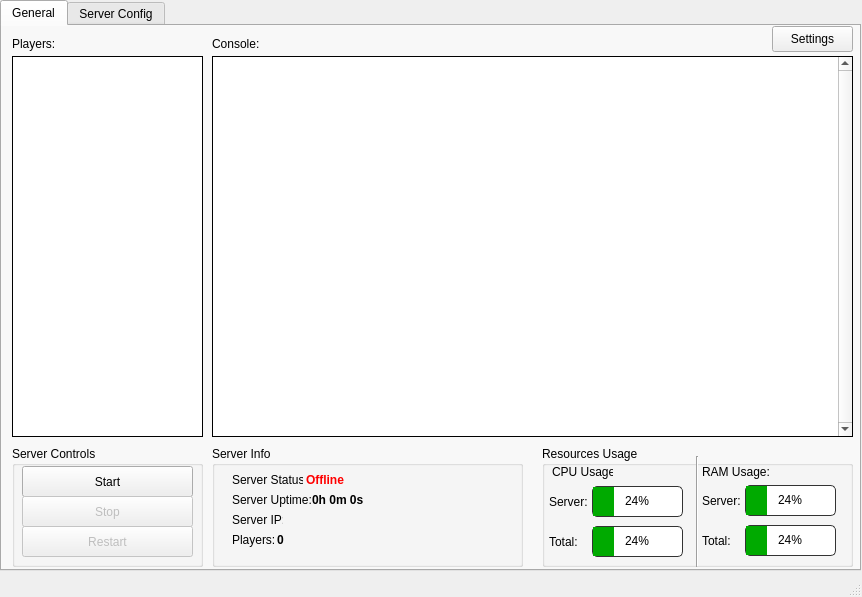
<?xml version="1.0" encoding="UTF-8"?>
<ui version="4.0">
 <class>MainWindow</class>
 <widget class="QMainWindow" name="MainWindow">
  <property name="geometry">
   <rect>
    <x>0</x>
    <y>0</y>
    <width>862</width>
    <height>597</height>
   </rect>
  </property>
  <property name="minimumSize">
   <size>
    <width>862</width>
    <height>597</height>
   </size>
  </property>
  <property name="maximumSize">
   <size>
    <width>862</width>
    <height>597</height>
   </size>
  </property>
  <property name="windowTitle">
   <string>Starbound Server Manager</string>
  </property>
  <widget class="QWidget" name="centralwidget">
   <widget class="QTabWidget" name="tabWidget">
    <property name="enabled">
     <bool>true</bool>
    </property>
    <property name="geometry">
     <rect>
      <x>0</x>
      <y>0</y>
      <width>861</width>
      <height>571</height>
     </rect>
    </property>
    <property name="styleSheet">
     <string notr="true">QTabWidget { background-color: rgb(236, 236, 236) }
</string>
    </property>
    <property name="currentIndex">
     <number>0</number>
    </property>
    <property name="tabBarAutoHide">
     <bool>false</bool>
    </property>
    <widget class="QWidget" name="tabGeneral">
     <property name="enabled">
      <bool>true</bool>
     </property>
     <attribute name="title">
      <string>General</string>
     </attribute>
     <widget class="QPlainTextEdit" name="txtConsole">
      <property name="geometry">
       <rect>
        <x>210</x>
        <y>30</y>
        <width>641</width>
        <height>381</height>
       </rect>
      </property>
      <property name="styleSheet">
       <string notr="true">QPlainTextEdit{border: 1px solid black; background-color: rgb(255, 255, 255);}
</string>
      </property>
      <property name="frameShape">
       <enum>QFrame::Shape::StyledPanel</enum>
      </property>
      <property name="frameShadow">
       <enum>QFrame::Shadow::Sunken</enum>
      </property>
      <property name="midLineWidth">
       <number>0</number>
      </property>
      <property name="verticalScrollBarPolicy">
       <enum>Qt::ScrollBarPolicy::ScrollBarAlwaysOn</enum>
      </property>
      <property name="readOnly">
       <bool>true</bool>
      </property>
     </widget>
     <widget class="QListWidget" name="listPlayers">
      <property name="geometry">
       <rect>
        <x>10</x>
        <y>30</y>
        <width>191</width>
        <height>381</height>
       </rect>
      </property>
      <property name="styleSheet">
       <string notr="true">QListWidget{border: 1px solid black; background-color: rgb(255, 255, 255);}
</string>
      </property>
     </widget>
     <widget class="QLabel" name="labelPlayers">
      <property name="geometry">
       <rect>
        <x>10</x>
        <y>10</y>
        <width>49</width>
        <height>16</height>
       </rect>
      </property>
      <property name="text">
       <string>&lt;html&gt;&lt;head/&gt;&lt;body&gt;&lt;p&gt;&lt;span style=&quot; color:#000000;&quot;&gt;Players:&lt;/span&gt;&lt;/p&gt;&lt;/body&gt;&lt;/html&gt;</string>
      </property>
     </widget>
     <widget class="QLabel" name="labelConsole">
      <property name="geometry">
       <rect>
        <x>210</x>
        <y>10</y>
        <width>49</width>
        <height>16</height>
       </rect>
      </property>
      <property name="text">
       <string>&lt;html&gt;&lt;head/&gt;&lt;body&gt;&lt;p&gt;&lt;span style=&quot; color:#000000;&quot;&gt;Console:&lt;/span&gt;&lt;/p&gt;&lt;/body&gt;&lt;/html&gt;</string>
      </property>
     </widget>
     <widget class="QGroupBox" name="groupServerInfo">
      <property name="geometry">
       <rect>
        <x>210</x>
        <y>420</y>
        <width>311</width>
        <height>121</height>
       </rect>
      </property>
      <property name="title">
       <string>Server Info</string>
      </property>
      <widget class="QLabel" name="labelServerStatus_1">
       <property name="geometry">
        <rect>
         <x>20</x>
         <y>24</y>
         <width>71</width>
         <height>20</height>
        </rect>
       </property>
       <property name="text">
        <string>Server Status:  </string>
       </property>
      </widget>
      <widget class="QLabel" name="labelServerStatus_2">
       <property name="geometry">
        <rect>
         <x>20</x>
         <y>44</y>
         <width>81</width>
         <height>20</height>
        </rect>
       </property>
       <property name="text">
        <string>Server Uptime:</string>
       </property>
      </widget>
      <widget class="QLabel" name="labelServerStatus_3">
       <property name="geometry">
        <rect>
         <x>20</x>
         <y>64</y>
         <width>51</width>
         <height>20</height>
        </rect>
       </property>
       <property name="text">
        <string>Server IP:</string>
       </property>
      </widget>
      <widget class="QLabel" name="ServerStatusInfo">
       <property name="geometry">
        <rect>
         <x>94</x>
         <y>24</y>
         <width>81</width>
         <height>20</height>
        </rect>
       </property>
       <property name="text">
        <string>&lt;html&gt;&lt;head/&gt;&lt;body&gt;&lt;p&gt;&lt;span style=&quot; font-weight:700; color:#ff0000;&quot;&gt;Offline&lt;/span&gt;&lt;/p&gt;&lt;/body&gt;&lt;/html&gt;</string>
       </property>
      </widget>
      <widget class="QLabel" name="ServerUptimeInfo">
       <property name="geometry">
        <rect>
         <x>100</x>
         <y>44</y>
         <width>91</width>
         <height>20</height>
        </rect>
       </property>
       <property name="text">
        <string>&lt;html&gt;&lt;head/&gt;&lt;body&gt;&lt;p&gt;&lt;span style=&quot; font-weight:700;&quot;&gt;0h 0m 0s&lt;/span&gt;&lt;/p&gt;&lt;/body&gt;&lt;/html&gt;</string>
       </property>
      </widget>
      <widget class="QLabel" name="ServerIPInfo">
       <property name="geometry">
        <rect>
         <x>72</x>
         <y>64</y>
         <width>231</width>
         <height>20</height>
        </rect>
       </property>
       <property name="text">
        <string>&lt;html&gt;&lt;head/&gt;&lt;body&gt;&lt;p&gt;&lt;br/&gt;&lt;/p&gt;&lt;/body&gt;&lt;/html&gt;</string>
       </property>
       <property name="openExternalLinks">
        <bool>false</bool>
       </property>
       <property name="textInteractionFlags">
        <set>Qt::TextInteractionFlag::LinksAccessibleByKeyboard|Qt::TextInteractionFlag::LinksAccessibleByMouse|Qt::TextInteractionFlag::TextBrowserInteraction|Qt::TextInteractionFlag::TextSelectableByKeyboard|Qt::TextInteractionFlag::TextSelectableByMouse</set>
       </property>
      </widget>
      <widget class="QLabel" name="labelServerStatus_4">
       <property name="geometry">
        <rect>
         <x>20</x>
         <y>84</y>
         <width>51</width>
         <height>20</height>
        </rect>
       </property>
       <property name="text">
        <string>Players:</string>
       </property>
      </widget>
      <widget class="QLabel" name="ServerPlayersCountInfo">
       <property name="geometry">
        <rect>
         <x>65</x>
         <y>84</y>
         <width>31</width>
         <height>20</height>
        </rect>
       </property>
       <property name="text">
        <string>&lt;html&gt;&lt;head/&gt;&lt;body&gt;&lt;p&gt;&lt;span style=&quot; font-weight:700; color:#000000;&quot;&gt;0&lt;/span&gt;&lt;/p&gt;&lt;/body&gt;&lt;/html&gt;</string>
       </property>
      </widget>
     </widget>
     <widget class="QGroupBox" name="groupServerControl">
      <property name="enabled">
       <bool>true</bool>
      </property>
      <property name="geometry">
       <rect>
        <x>10</x>
        <y>420</y>
        <width>191</width>
        <height>121</height>
       </rect>
      </property>
      <property name="title">
       <string>Server Controls</string>
      </property>
      <widget class="QPushButton" name="btnStart">
       <property name="enabled">
        <bool>true</bool>
       </property>
       <property name="geometry">
        <rect>
         <x>10</x>
         <y>20</y>
         <width>171</width>
         <height>31</height>
        </rect>
       </property>
       <property name="text">
        <string>Start</string>
       </property>
       <property name="autoDefault">
        <bool>false</bool>
       </property>
      </widget>
      <widget class="QPushButton" name="btnRestart">
       <property name="enabled">
        <bool>false</bool>
       </property>
       <property name="geometry">
        <rect>
         <x>10</x>
         <y>80</y>
         <width>171</width>
         <height>31</height>
        </rect>
       </property>
       <property name="text">
        <string>Restart</string>
       </property>
      </widget>
      <widget class="QPushButton" name="btnStop">
       <property name="enabled">
        <bool>false</bool>
       </property>
       <property name="geometry">
        <rect>
         <x>10</x>
         <y>50</y>
         <width>171</width>
         <height>31</height>
        </rect>
       </property>
       <property name="text">
        <string>Stop</string>
       </property>
      </widget>
     </widget>
     <widget class="QGroupBox" name="groupResourcesUsage">
      <property name="geometry">
       <rect>
        <x>540</x>
        <y>420</y>
        <width>311</width>
        <height>121</height>
       </rect>
      </property>
      <property name="title">
       <string>Resources Usage</string>
      </property>
      <widget class="Line" name="line">
       <property name="geometry">
        <rect>
         <x>0</x>
         <y>10</y>
         <width>311</width>
         <height>111</height>
        </rect>
       </property>
       <property name="orientation">
        <enum>Qt::Orientation::Vertical</enum>
       </property>
      </widget>
      <widget class="QLabel" name="labelResourcesUsage_1">
       <property name="geometry">
        <rect>
         <x>10</x>
         <y>18</y>
         <width>61</width>
         <height>16</height>
        </rect>
       </property>
       <property name="text">
        <string>CPU Usage:</string>
       </property>
      </widget>
      <widget class="QLabel" name="labelResourcesUsage_2">
       <property name="geometry">
        <rect>
         <x>160</x>
         <y>18</y>
         <width>71</width>
         <height>16</height>
        </rect>
       </property>
       <property name="text">
        <string>RAM Usage:</string>
       </property>
      </widget>
      <widget class="QProgressBar" name="CPUServerProgressBar">
       <property name="geometry">
        <rect>
         <x>50</x>
         <y>40</y>
         <width>91</width>
         <height>31</height>
        </rect>
       </property>
       <property name="styleSheet">
        <string notr="true">QProgressBar {
    border: 1px solid #333;
    border-radius: 5px;
    text-align: center;
}

QProgressBar::chunk {
    background-color: #00aa00;
}</string>
       </property>
       <property name="value">
        <number>24</number>
       </property>
      </widget>
      <widget class="QProgressBar" name="CPUTotalProgressBar">
       <property name="geometry">
        <rect>
         <x>50</x>
         <y>80</y>
         <width>91</width>
         <height>31</height>
        </rect>
       </property>
       <property name="styleSheet">
        <string notr="true">QProgressBar {
    border: 1px solid #333;
    border-radius: 5px;
    text-align: center;
}

QProgressBar::chunk {
    background-color: #00aa00;
}</string>
       </property>
       <property name="value">
        <number>24</number>
       </property>
      </widget>
      <widget class="QLabel" name="label">
       <property name="geometry">
        <rect>
         <x>7</x>
         <y>48</y>
         <width>49</width>
         <height>16</height>
        </rect>
       </property>
       <property name="text">
        <string>Server:</string>
       </property>
      </widget>
      <widget class="QLabel" name="label_2">
       <property name="geometry">
        <rect>
         <x>7</x>
         <y>88</y>
         <width>49</width>
         <height>16</height>
        </rect>
       </property>
       <property name="text">
        <string>Total:</string>
       </property>
      </widget>
      <widget class="QProgressBar" name="RAMServerProgressBar">
       <property name="geometry">
        <rect>
         <x>203</x>
         <y>39</y>
         <width>91</width>
         <height>31</height>
        </rect>
       </property>
       <property name="styleSheet">
        <string notr="true">QProgressBar {
    border: 1px solid #333;
    border-radius: 5px;
    text-align: center;
}

QProgressBar::chunk {
    background-color: #00aa00;
}</string>
       </property>
       <property name="value">
        <number>24</number>
       </property>
      </widget>
      <widget class="QProgressBar" name="RAMTotalProgressBar">
       <property name="geometry">
        <rect>
         <x>203</x>
         <y>79</y>
         <width>91</width>
         <height>31</height>
        </rect>
       </property>
       <property name="styleSheet">
        <string notr="true">QProgressBar {
    border: 1px solid #333;
    border-radius: 5px;
    text-align: center;
}

QProgressBar::chunk {
    background-color: #00aa00;
}</string>
       </property>
       <property name="value">
        <number>24</number>
       </property>
      </widget>
      <widget class="QLabel" name="label_3">
       <property name="geometry">
        <rect>
         <x>160</x>
         <y>87</y>
         <width>49</width>
         <height>16</height>
        </rect>
       </property>
       <property name="text">
        <string>Total:</string>
       </property>
      </widget>
      <widget class="QLabel" name="label_4">
       <property name="geometry">
        <rect>
         <x>160</x>
         <y>47</y>
         <width>49</width>
         <height>16</height>
        </rect>
       </property>
       <property name="text">
        <string>Server:</string>
       </property>
      </widget>
     </widget>
     <widget class="QPushButton" name="btnSettings">
      <property name="geometry">
       <rect>
        <x>770</x>
        <y>0</y>
        <width>81</width>
        <height>26</height>
       </rect>
      </property>
      <property name="text">
       <string>Settings</string>
      </property>
     </widget>
    </widget>
    <widget class="QWidget" name="tabConfig">
     <attribute name="title">
      <string>Server Config</string>
     </attribute>
    </widget>
   </widget>
  </widget>
  <widget class="QStatusBar" name="statusBar"/>
 </widget>
 <resources/>
 <connections/>
</ui>
